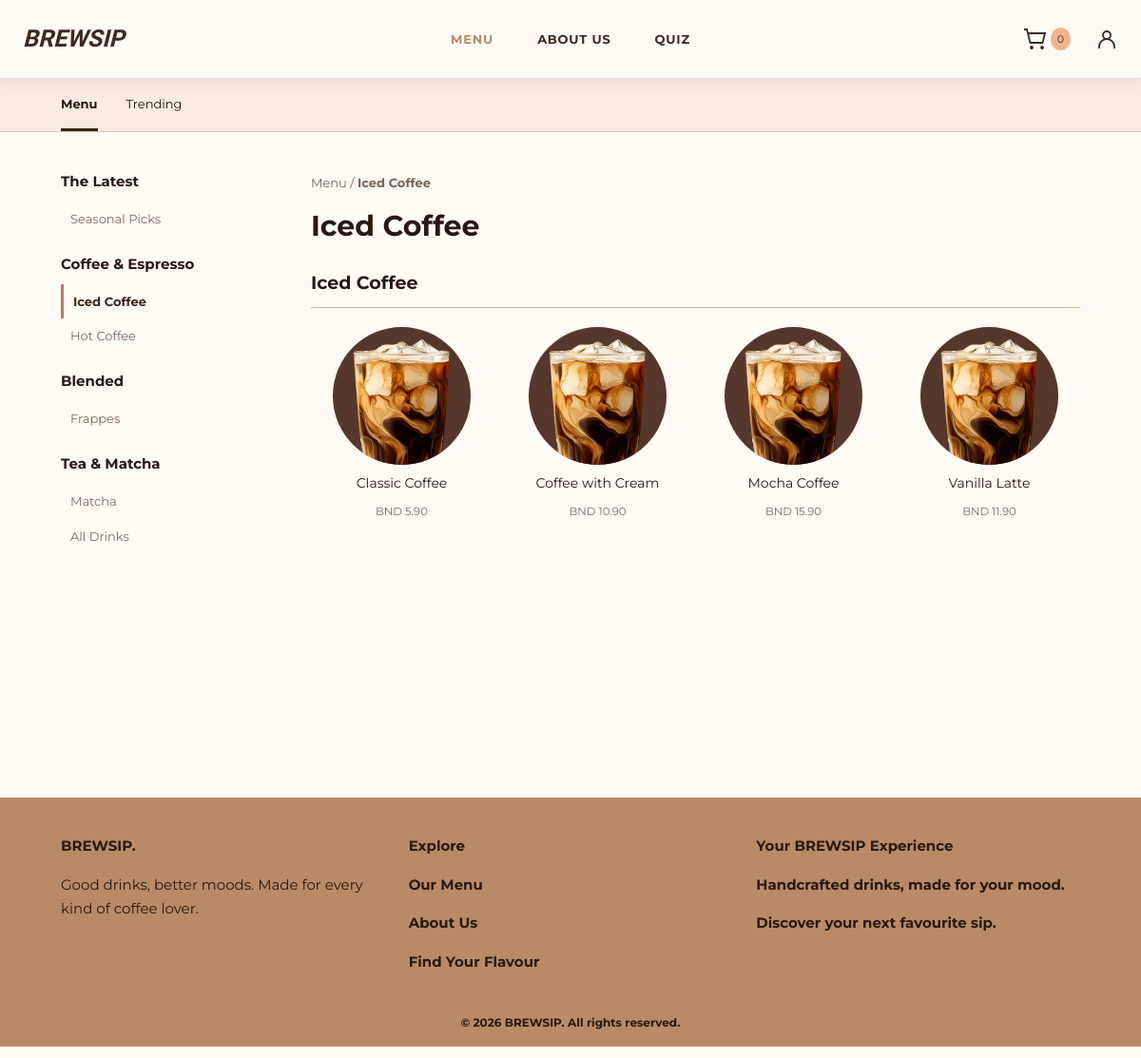
The app's page /menu.php?category=1 with its own data.
### tables this page shows
CREATE TABLE `category` (
  `category_id` int(11) NOT NULL,
  `category_name` varchar(100) NOT NULL
);

CREATE TABLE `menu_item` (
  `menu_id` int(11) NOT NULL,
  `category_id` int(11) NOT NULL,
  `menu_name` varchar(100) NOT NULL,
  `description` text DEFAULT NULL,
  `price` decimal(10,2) NOT NULL,
  `stock_quantity` int(11) NOT NULL DEFAULT 0,
  `availability` tinyint(1) NOT NULL DEFAULT 1,
  `image` varchar(255) DEFAULT NULL
);

### config/app.php (called while the page is built, shortened)
<?php
function h($v) {
    return htmlspecialchars((string) $v, ENT_QUOTES, 'UTF-8');
}
function money($v) {
    return 'BND ' . number_format((float) $v, 2);
}
function image_path($v) {
    $v = basename((string) $v);
    return $v && is_file(__DIR__ . '/../assets/img/' . $v)
        ? 'assets/img/' . rawurlencode($v)
        : 'assets/img/products-coffee-1.png';
}
function item_picture($m) {
    return image_path($m['image'] ?? '');
}

### menu.php (the view, shortened to what this page needs)
<?php
require 'config/app.php';
$cat = max(0, (int) ($_GET['category'] ?? 0));
$tab = $_GET['tab'] ?? 'menu';
$cats = $db->query(
    'SELECT *
     FROM category
     ORDER BY category_id'
)->fetch_all(MYSQLI_ASSOC);
$q = 'SELECT m.*, c.category_name
      FROM menu_item m
      JOIN category c ON c.category_id = m.category_id
      WHERE m.availability = 1';
if ($cat && $tab === 'menu') {
    $st = $db->prepare(
        $q . ' AND m.category_id = ?
               ORDER BY m.menu_name'
    );
    $st->bind_param('i', $cat);
    $st->execute();
    $items = $st->get_result()->fetch_all(MYSQLI_ASSOC);
} else {
    $items = $db->query(
        $q . ' ORDER BY m.menu_id'
    )->fetch_all(MYSQLI_ASSOC);
}
$selected = 'All Drinks';
foreach ($cats as $c) {
    if ($cat == (int) $c['category_id']) {
        $selected = $c['category_name'];
    }
}
include 'includes/header.php';
?>
<div class="product-tabs">
    <div class="wrap">
        <?php foreach (
            [
                'menu' => 'Menu',
                'trending' => 'Trending'
            ] as $k => $v
        ): ?>
            <a
                class="<?= $tab === $k ? 'on' : '' ?>"
                href="menu.php?tab=<?= $k ?>"
            >
                <?= h($v) ?>
            </a>
        <?php endforeach; ?>
    </div>
</div>
<div class="wrap menu-layout">
    <aside class="menu-sidebar">
        <h3>
            The Latest
        </h3>
        <a href="menu.php?tab=trending">
            Seasonal Picks
        </a>
        <h3>
            Coffee & Espresso
        </h3>
        <?php foreach ($cats as $c): ?>
            <?php if (
                stripos($c['category_name'], 'coffee') !== false
            ): ?>
                <a
                    class="<?= $cat == (int) $c['category_id'] && $tab === 'menu' ? 'on' : '' ?>"
                    href="menu.php?category=<?= $c['category_id'] ?>"
                >
                    <?= h($c['category_name']) ?>
                </a>
            <?php endif; ?>
        <?php endforeach; ?>
        <h3>
            Blended
        </h3>
        <?php foreach ($cats as $c): ?>
            <?php if (
                stripos($c['category_name'], 'frappe') !== false
            ): ?>
                <a
                    class="<?= $cat == (int) $c['category_id'] ? 'on' : '' ?>"
                    href="menu.php?category=<?= $c['category_id'] ?>"
                >
                    <?= h($c['category_name']) ?>
                </a>
            <?php endif; ?>
        <?php endforeach; ?>
        <h3>
            Tea & Matcha
        </h3>
        <?php foreach ($cats as $c): ?>
            <?php if (
                stripos($c['category_name'], 'matcha') !== false ||
                stripos($c['category_name'], 'tea') !== false
            ): ?>
                <a
                    class="<?= $cat == (int) $c['category_id'] ? 'on' : '' ?>"
                    href="menu.php?category=<?= $c['category_id'] ?>"
                >
                    <?= h($c['category_name']) ?>
                </a>
            <?php endif; ?>
        <?php endforeach; ?>
        <a
            href="menu.php"
            class="<?= $cat === 0 && $tab === 'menu' ? 'on' : '' ?>"
        >
            All Drinks
        </a>
    </aside>
    <section class="menu-content">
        <div class="crumb">
            Menu /
            <strong>
                <?= h(
                    $tab === 'menu'
                        ? $selected
                        : ucfirst($tab)
                ) ?>
            </strong>
        </div>
        <h1>
            <?= h(
                $tab === 'menu'
                    ? $selected
                    : ucfirst($tab)
            ) ?>
        </h1>
        <?php
        $groups = [];
        foreach ($items as $m) {
            $groups[$m['category_name']][] = $m;
        }
        ?>
        <?php foreach ($groups as $group => $drinks): ?>
            <h2>
                <?= h($group) ?>
            </h2>
            <div class="drink-grid">
                <?php foreach ($drinks as $m): ?>
                    <a
                        class="drink-tile"
                        href="drink.php?id=<?= $m['menu_id'] ?>"
                    >
                        <span class="drink-circle">
                            <img
                                src="<?= h(item_picture($m)) ?>"
                                alt="<?= h($m['menu_name']) ?>"
                            >
                        </span>
                        <span>
                            <?= h($m['menu_name']) ?>
                        </span>
                        <small>
                            <?= money($m['price']) ?>
                        </small>
                    </a>
                <?php endforeach; ?>
            </div>
        <?php endforeach; ?>
    </section>
</div>
<?php include 'includes/footer.php'; ?>

### assets/style.css (style rules this page uses)
:root { --dark: #3a2418; --mid: #b98a67; --soft: #d9b995; --beige: #f3e6d3; --cream: #fbf6ee; --ink: #2a1910; --muted: #6d5545; }
* { box-sizing: border-box; }
body { margin: 0; background: var(--beige); color: var(--ink); font: 15px/1.7 Montserrat, Arial, sans-serif; }
h1, h2, h3, .logo { font-family: 'Exo 2', Arial, sans-serif; font-style: italic; line-height: 1.15; }
h1, h2 { text-transform: uppercase; }
a { color: inherit; text-decoration: none; }
.wrap { max-width: 1120px; margin: auto; padding-left: 24px; padding-right: 24px; }

### assets/design.css (style rules this page uses)
body { background: #f3e6d3 }
.product-tabs { background: #f5ede2; border-bottom: 1px solid #e1c9b0 }
.product-tabs .wrap { display: flex; gap: 30px }
.product-tabs a { padding: 15px 0; font-size: 13px }
.product-tabs a.on { font-weight: 700; border-bottom: 3px solid #3a2418 }
.menu-layout { display: grid; grid-template-columns: 205px 1fr; gap: 58px; padding-top: 42px; padding-bottom: 90px; background: #fbf6ee; min-height: 700px }
.menu-sidebar h3 { font: 700 15px Montserrat; margin: 20px 0 12px }
.menu-sidebar h3:first-child { margin-top: 0 }
.menu-sidebar a { display: block; padding: 7px 10px; color: #806b5b; font-size: 13px }
.menu-sidebar a.on { border-left: 3px solid #b98a67; color: #3a2418; font-weight: 700 }
.menu-content h1 { font: 700 30px Montserrat; text-transform: none; margin: 16px 0 30px }
.menu-content h2 { font: 700 19px Montserrat; text-transform: none; border-bottom: 1px solid #d9b995; padding-bottom: 14px; margin: 30px 0 20px }
.crumb { color: #776456; font-size: 13px }
.drink-grid { display: grid; grid-template-columns: repeat(4, minmax(0, 1fr)); gap: 25px 15px }
.drink-tile { display: flex; flex-direction: column; align-items: center; text-align: center; gap: 8px; font-size: 14px }
.drink-circle { width: 145px; height: 145px; border-radius: 50%; background: #3a2418; display: grid; place-items: center; overflow: hidden; transition: transform .25s }
.drink-circle img { width: 100%; height: 100%; object-fit: contain; padding: 12px }
.drink-tile small { color: #806b5b }
:root { --dark: #553b56; --mid: #e9a68c; --soft: #f3d4c8; --beige: #fff4ed; --cream: #fffaf7; --ink: #44334b; --muted: #806e82 }
body { background: var(--beige); color: var(--ink) }
.product-tabs, .crumb-strip { background: #fff5ef }
.menu-layout { background: #fffaf7 }
.menu-sidebar a.on { border-color: #e9a68c; color: #715376 }
.drink-circle, .pickup-summary { background: #715376 }
:root { --dark: #3a2418; --mid: #b98a67; --soft: #d9b995; --beige: #f3e6d3; --cream: #fbf6ee; --ink: #2a1910; --muted: #6d5545 }
.product-tabs, .crumb-strip { background: #f4ece0 }
.menu-layout, .product-showcase { background: var(--cream) }
.menu-sidebar a.on { border-color: var(--mid); color: var(--dark) }
.drink-circle, .fav-photo, .showcase-visual, .discover-photo, .quiz-hero-drink, .invite-visual, .editorial-art { background: none !important; border-radius: 0 !important }
.drink-circle::before, .fav-photo::before, .showcase-visual::before, .discover-photo::before, .quiz-hero-drink::before, .editorial-art::before { display: none !important; content: none !important }
.drink-circle { width: 155px; height: 170px; overflow: visible }
.drink-circle img { padding: 0; width: 100%; height: 100%; object-fit: contain }
.drink-circle { width: 145px; height: 145px; border-radius: 50% !important; background: #3a2418 !important; overflow: hidden }
:root { --brew-ink: #40291f; --brew-bg: #fffaf3; --brew-peach: #f6c7a9; --brew-lilac: #dfd1ed; --brew-rose: #f2d2d8; --brew-butter: #f6e6b9 }
body { background: var(--brew-bg) }
.product-tabs, .crumb-strip { background: #f9eae2 }
.menu-layout, .product-showcase { background: #fffaf3 }
.drink-circle { background: #56372b !important }
.menu-sidebar a.on { border-color: #bc786a }

### records on screen
category: category_name "Iced Coffee"
category: category_name "Hot Coffee"
category: category_name "Frappes"
category: category_name "Matcha"
menu_item: image (picture), menu_name "Classic Coffee", price "BND 5.90"
menu_item: menu_name "Coffee with Cream", price "BND 10.90"
menu_item: menu_name "Mocha Coffee", price "BND 15.90"
menu_item: menu_name "Vanilla Latte", price "BND 11.90"

### other values on screen
cart_count() "0"
$v "Menu"
$v "Trending"
$group "Iced Coffee"
